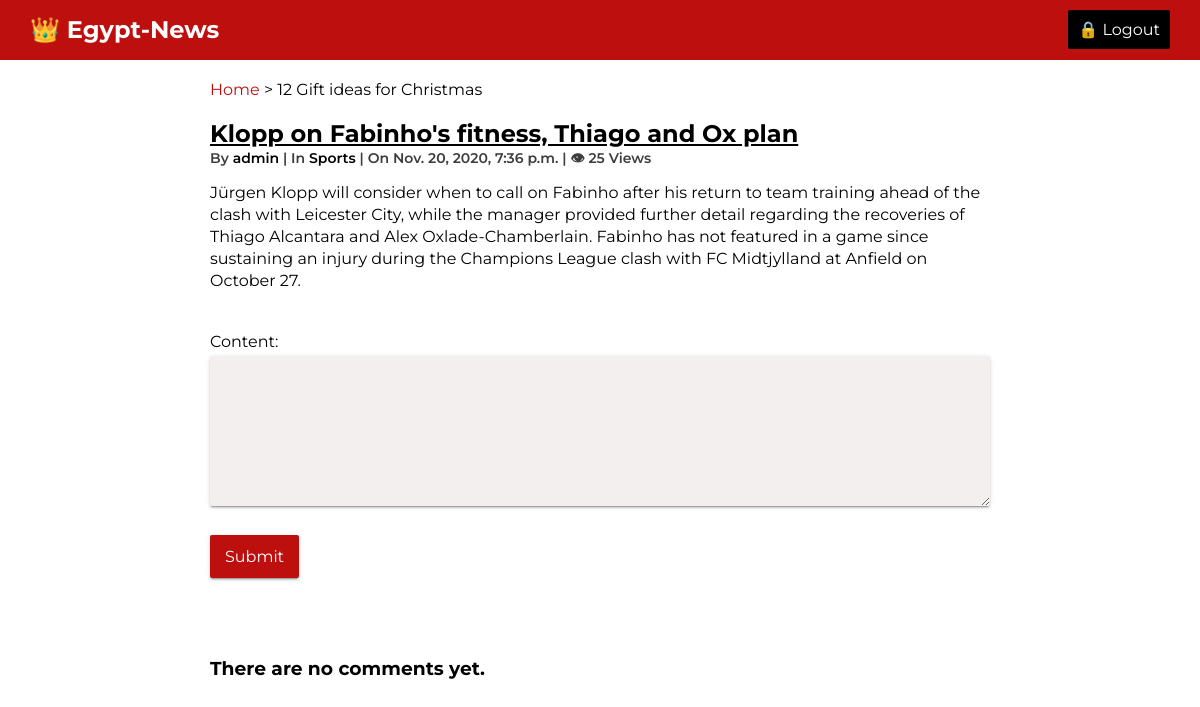
/post/6/ (signed in), run on the app's committed database.
### blog/models.py (models this page shows, shortened)
class Post(models.Model):
    title = models.CharField(max_length=200)
    content = models.TextField()
    pub_date = models.DateTimeField(auto_now_add=True)
    view_count = models.PositiveIntegerField(default=0)
    author = models.ForeignKey(User , on_delete=models.CASCADE)
    category = models.ForeignKey(Category , on_delete=models.CASCADE)
    class Meta:
        ordering = ['-pub_date']

class Category(models.Model):
    name = models.CharField(max_length=100, unique=True)
    creator = models.ForeignKey(User , on_delete=models.CASCADE )
    class Meta:
        verbose_name_plural = "Categories"
    def __str__(self):
        return self.name

### blog/views.py (the view, shortened to what this page needs)
# urls.py: path('post/<int:pk>/', PostDetail.as_view() ,  name='post_detail'),
class PostDetail(View):
    def get(self ,request ,*args,**kwargs):
        view = PostDisplay.as_view()
        return view(request ,*args,**kwargs)

### blog/forms.py
class CommentForm(forms.ModelForm):
    class Meta:
        model = Comment
        fields = ('content',)

### blog/views.py (called while the page is built)
    def get_object(self):
        object = super(PostDisplay ,self).get_object()
        object.view_count += 1
        object.save()
        return object

    def get_context_data(self, **kwargs):
        context = super(PostDisplay, self).get_context_data(**kwargs)
        context['comments'] = Comment.objects.filter(post=self.get_object()).order_by('-created_at')
        context['form'] = CommentForm(instance=self.request.user)
        return context

### blog/templates/blog/post_detail.html (shortened to what this page needs)
{% extends 'blog/base.html' %}
{% load static %}
{% block breadcrumb %}{{ block.super }} > 12 Gift ideas for Christmas{% endblock %}
{% block content %}
<div class="blog-item">
    <h2><a href="#">{{post.title}}</a></h2>
    <div class="info">
        By <span><a href="#">{{post.author}}</a></span> | In <span><a href="#">{{ post.category }}</a></span> | On
        <span>{{post.pub_date}}</span> | &#x1f441 <span> {{post.view_count}} Views</span>
    </div>
    <p>
        {{post.content}}
    </p>
</div>
<div class="form">
    <form action="" method="post" novalidate>
        {{ form.as_p }}
        <p><input type="submit" value="Submit"></p>
    </form>
</div>
<div class="comments-list">
    {% for cmt in comments %}
    <div class="comment">
        <img src="{% static 'blog/images/avatar.png' %}" alt="avatar">
        <div class="info">
            <p>{{ cmt.by }}<span> . {{ cmt.created_at }}</span></p>
            <p>{{ cmt.content }}</p>
        </div>
    </div>
    {% empty %}
    <div>
        <h3>There are no comments yet.</h3>
    </div>
    {% endfor %}
</div>
{% endblock %}

### blog/static/blog/css/style.css (style rules this page uses)
:root { --primary: rgb(190, 15, 15); --primary-light: rgb(212, 47, 47); --secondary: #000; --light-dark: #3d3d3d; --lighter-dark: #5e5d5d; }
body { font-family: 'Montserrat', sans-serif; }
h2 { margin: 0; }
a { text-decoration: none; color: var(--secondary); }
nav > h2, p { margin: 0; }
.content-wrapper > div { grid-column: 2; max-width: 780px; margin: 20px 0; }
.blog-item h2 a { color: var(--secondary); text-decoration: underline; }
.blog-item .info { margin-bottom: 10px; font-size: 14px; font-weight: 600; color: var(--light-dark); }
.blog-item p { line-height: 22px; }
.form input, textarea, select { width: 100%; padding: 12px 15px; border-radius: 2px; border: none; margin: 5px 0 20px 0; font-size: 16px; background: #f3efef; box-shadow: 0 2px 2px 0 rgba(0,0,0,.14),0 3px 1px -2px rgba(0,0,0,.2),0 1px 5px 0 rgba(0,0,0,.12); }
.form textarea { height: 150px; }
.form input[type="submit"] { background: var(--primary); color: white; width: auto; }

### data on the page
Post: title "Klopp on Fabinho's fitness, Thiago and Ox plan", author "admin", category "Sports", pub_date "Nov. 20, 2020, 7:36 p.m.", view_count "25", content "Jürgen Klopp will consider when to call on Fabinho after his return to team training ahead of the clash with Leicester City, while the manager provided further detail regarding the recoveries of Thiago Alcantara and Alex Oxlade-Chamberlain. Fabinho has not featured in a game since sustaining an injury during the Champions League clash with FC Midtjylland at Anfield on October 27."
